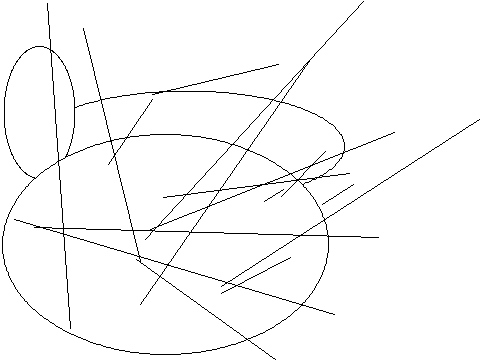

Write the Python code that produced this figure.
from PIL import Image, ImageDraw
image1 = Image.new('RGB', (480, 360), '#ffffff')
draw = ImageDraw.Draw(image1)
c=[391,476,330,15]
draw.ellipse(c,'#ffffff','#000000')
c=[339,22,286,233]
draw.ellipse(c,'#ffffff','#000000')
c=[303,355,295,146]
draw.ellipse(c,'#ffffff','#000000')
c=[146,220,216,201]
draw.ellipse(c,'#ffffff','#000000')
c=[234,260,105,337]
draw.ellipse(c,'#ffffff','#000000')
c=[30,91,344,202]
draw.ellipse(c,'#ffffff','#000000')
c=[226,333,29,285]
draw.ellipse(c,'#ffffff','#000000')
c=[101,446,226,274]
draw.ellipse(c,'#ffffff','#000000')
c=[381,406,358,180]
draw.ellipse(c,'#ffffff','#000000')
c=[4,46,75,178]
draw.ellipse(c,'#ffffff','#000000')
c=[16,382,118,52]
draw.ellipse(c,'#ffffff','#000000')
c=[2,134,328,354]
draw.ellipse(c,'#ffffff','#000000')
c=[153,381,242,152]
draw.ellipse(c,'#ffffff','#000000')
c=[41,188,55,121]
draw.ellipse(c,'#ffffff','#000000')
c=[417,164,98,242]
draw.ellipse(c,'#ffffff','#000000')
c=[185,82,62,246]
draw.ellipse(c,'#ffffff','#000000')
c=[306,277,358,55]
draw.ellipse(c,'#ffffff','#000000')
c=[90,178,223,172]
draw.ellipse(c,'#ffffff','#000000')
c=[208,387,232,54]
draw.ellipse(c,'#ffffff','#000000')
l=[378,237,34,227]
draw.line(l,'#000000')
l=[363,1,145,239]
draw.line(l,'#000000')
l=[278,64,152,94]
draw.line(l,'#000000')
l=[283,189,264,201]
draw.line(l,'#000000')
l=[47,3,70,328]
draw.line(l,'#000000')
l=[329,398,136,259]
draw.line(l,'#000000')
l=[152,99,108,164]
draw.line(l,'#000000')
l=[83,28,140,261]
draw.line(l,'#000000')
l=[290,257,221,293]
draw.line(l,'#000000')
l=[479,119,221,286]
draw.line(l,'#000000')
l=[353,184,322,204]
draw.line(l,'#000000')
l=[325,151,281,196]
draw.line(l,'#000000')
l=[14,219,334,314]
draw.line(l,'#000000')
l=[140,304,310,59]
draw.line(l,'#000000')
l=[394,132,150,229]
draw.line(l,'#000000')
l=[163,197,349,173]
draw.line(l,'#000000')
image1.save('Artist04.png')